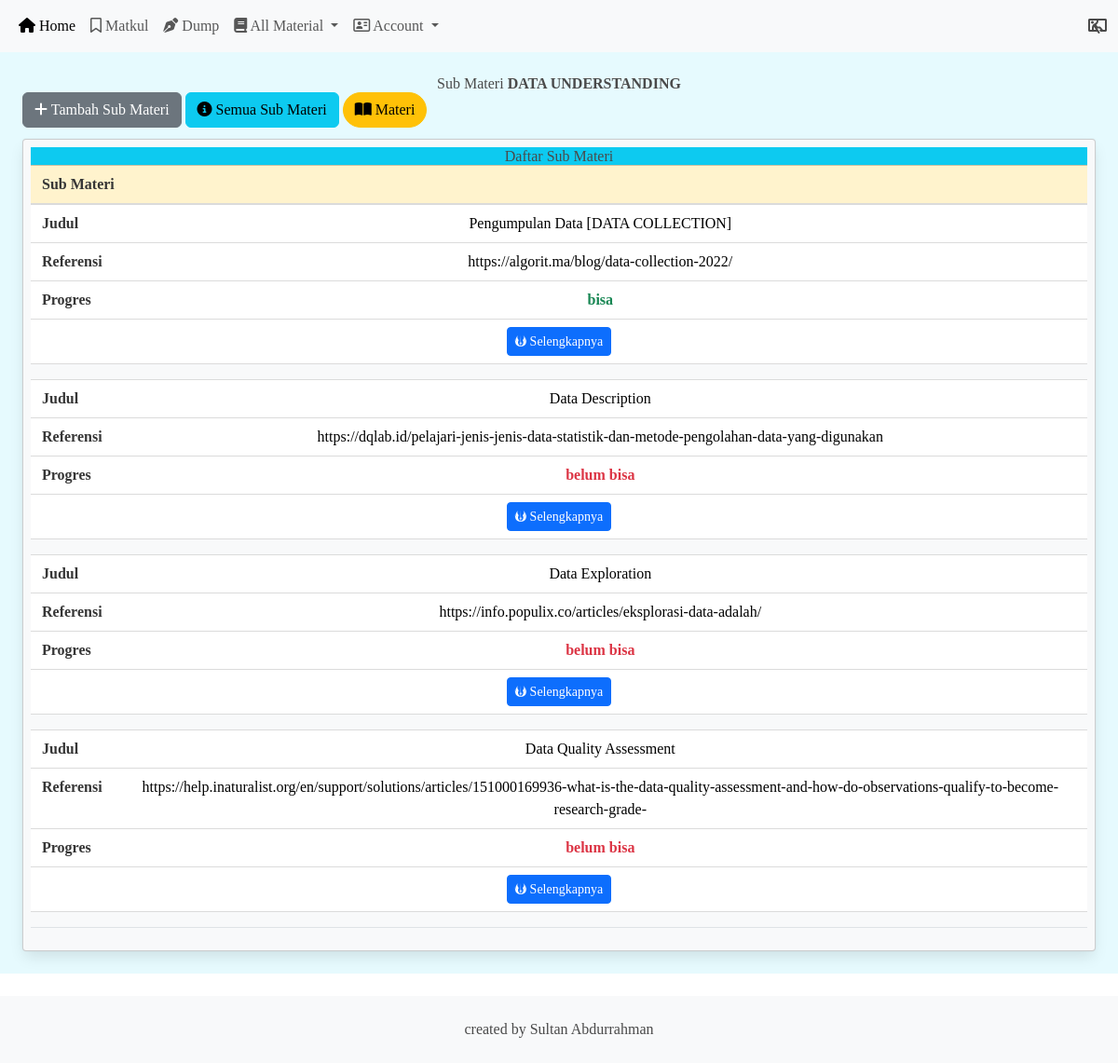
Page /dashboard/user/submateri.php?id_materi=7 (signed in) on the committed database.
### tables this page shows
CREATE TABLE IF NOT EXISTS `materi` (
  `id` int(11) NOT NULL AUTO_INCREMENT,
  `minggu` int(11) DEFAULT NULL,
  `judul` varchar(300) DEFAULT NULL,
  `tujuan` varchar(2000) DEFAULT NULL,
  `id_matkul` int(11) DEFAULT NULL,
  PRIMARY KEY (`id`),
  KEY `fk_materi_matkul` (`id_matkul`)
);

CREATE TABLE IF NOT EXISTS `submateri` (
  `id` int(11) NOT NULL AUTO_INCREMENT,
  `judul` varchar(400) DEFAULT NULL,
  `catatan` varchar(2000) DEFAULT NULL,
  `progres` enum('bisa','hampir','belum bisa') DEFAULT NULL,
  `referensi` varchar(500) DEFAULT NULL,
  `praktek` varchar(300) DEFAULT NULL,
  `id_materi` int(11) DEFAULT NULL,
  `target` int(11) DEFAULT NULL,
  PRIMARY KEY (`id`),
  KEY `submateri_ibfk_1` (`id_materi`)
);

### dashboard/user/submateri.php (the view, shortened to what this page needs)
<?php
include '../../config/koneksi.php';
if (isset($_GET['id_materi'])) {
    $id_materi = intval($_GET['id_materi']);
    $query = "SELECT * FROM submateri WHERE id_materi = $id_materi";
    $result = mysqli_query($conn, $query);
    $campur = "SELECT matkul.nama_matkul, materi.judul, materi.id_matkul
               FROM materi
               INNER JOIN matkul ON materi.id_matkul = matkul.id
               WHERE materi.id = $id_materi";
    $camp = mysqli_query($conn, $campur);
    $c = mysqli_fetch_assoc($camp);
    $id_matkul = $c['id_matkul'];
} else {
    echo "ID Materi tidak ditemukan.";
    exit;
}
include '../../layout/header.php';
?>
<main class="bg-info bg-opacity-10">
    <div class="container-fluid p-5">
        <h1 class="text-center">Sub Materi <b> <?= strtoupper($c['judul']); ?> </b></h1>
        <a href="addSubmateri.php?id_materi=<?php echo $id_materi; ?>" class="btn btn-secondary mb-3"><i class="fa-solid fa-plus"></i> Tambah Sub Materi</a>
        <a href="submateriAll.php" class="btn btn-info mb-3"><i class="fa-solid fa-circle-info"></i> Semua Sub Materi</a>
        <a href="materi.php?id_matkul=<?php echo $id_matkul; ?>" class="btn btn-warning mb-3 rounded-pill"><i class="fa-solid fa-book-open"></i> Materi</a>
        <div class="card bg-light table-responsive p-2">
            <h2 class="text-center bg-info">Daftar Sub Materi</h2>
            <table class="table table-bordered text-center">
                <thead>
                    <tr class="table-warning">
                        <th colspan="2">Sub Materi</th>
                    </tr>
                </thead>
                <tbody>
                    <?php while ($row = mysqli_fetch_assoc($result)) { ?>
                    <tr>
                        <th>Judul</th>
                        <td><?= htmlspecialchars($row['judul']); ?></td>
                    </tr>
                    <tr>
                        <th>Referensi</th>
                        <td><?= htmlspecialchars($row['referensi']); ?></td>
                    </tr>
                    <tr>
                        <th>Progres</th>
                        <td
                         class="
                             <?=
                                ($row['progres'] === 'belum bisa') ? 'text-danger' :
                                (($row['progres'] === 'hampir') ? 'text-warning' :
                                (($row['progres'] === 'bisa') ? 'text-success' : ''));
                            ?>
                         "
                        > <b><?= htmlspecialchars($row['progres']); ?> </b></td>
                        <tr>
                            <td colspan="2">
                                <button class="btn btn-primary btn-sm" data-bs-toggle="modal" data-bs-target="#modalAksi<?php echo $row['id']; ?>">
                                <i class="fa-brands fa-jedi-order"></i>
                                Selengkapnya
                                </button>
                            </td>
                        </tr>
                    </tr>
                    <tr><td colspan="2" class="bg-light"></td></tr>
                    <?php } ?>
                </tbody>
            </table>
        </div>
    </div>
</main>
<?php include '../../layout/footer.php'; ?>

### layout/header.php (style rules this page uses)
body { font-family: 'Playfair Display', serif; font-weight: 400; }

### rows in the picture
materi: judul "DATA UNDERSTANDING"
submateri: judul "Pengumpulan Data [DATA COLLECTION]", referensi "https://algorit.ma/blog/data-collection-2022/", progres "bisa"
submateri: judul "Data Description", referensi "https://dqlab.id/pelajari-jenis-jenis-data-statistik-dan-metode-pengolahan-data-yang-digunakan", progres "belum bisa"
submateri: judul "Data Exploration", referensi "https://info.populix.co/articles/eksplorasi-data-adalah/", progres "belum bisa"
submateri: judul "Data Quality Assessment", referensi "https://help.inaturalist.org/en/support/solutions/articles/151000169936-what-is-the-data-quality-assessment-and-how-do-observations-qualify-to-become-research-grade-", progres "belum bisa"
